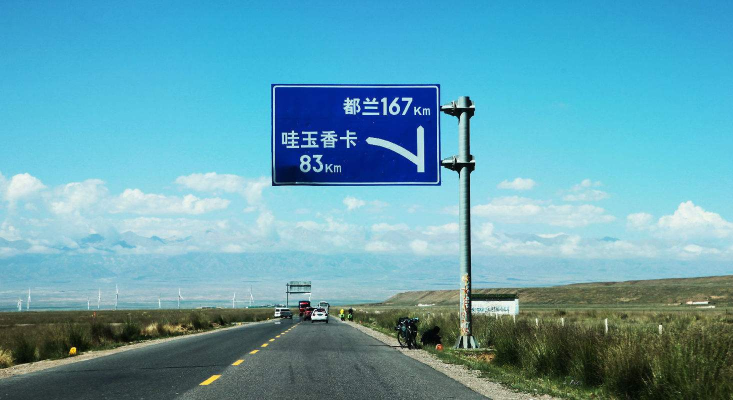
//> input picture grabcut/grabcut/timg.jpg, 1466 x 800 px (shown at 1/2 size)
$ ./grabcut   (built with g++ and OpenCV 4)
//> lines starting //> are read from the running program, lines starting //| are printed output that depends on the picture; after the words box and inside, x2 and y2 are one past the last pixel; in counts of white or black regions, pixels touching at a corner belong together
#include "opencv2/highgui/highgui.hpp"
#include "opencv2/imgproc/imgproc.hpp"

#include <iostream>

using namespace std;
using namespace cv;

string filename;
Mat image;
string winName = "show";
Rect rect;
Mat mask;
const Scalar GREEN = Scalar(0,255,0);
Mat bgdModel, fgdModel;

void setRectInMask(){
	rect.x = 510;
	rect.y = 150;
	rect.width = 400;
	rect.height = 250;
}

static void getBinMask( const Mat& comMask, Mat& binMask ){
	binMask.create( comMask.size(), CV_8UC1 );
	binMask = comMask & 1;
}

int main(int argc, char* argv[]){
	Mat binMask, res;
	//filename = argv[1];
	filename = "timg.jpg";
	image = imread( filename, 1 );
//> image is the input picture: 800 rows x 1466 cols, CV_8UC3; mean B, G, R 177.1, 161.3, 98.8
	mask.create(image.size(), CV_8UC1);
	mask.setTo(GC_BGD);
	setRectInMask();
	(mask(rect)).setTo(Scalar(GC_PR_FGD));
	rectangle(image, Point(rect.x, rect.y), Point(rect.x + rect.width, rect.y + rect.height ), GREEN, 2);
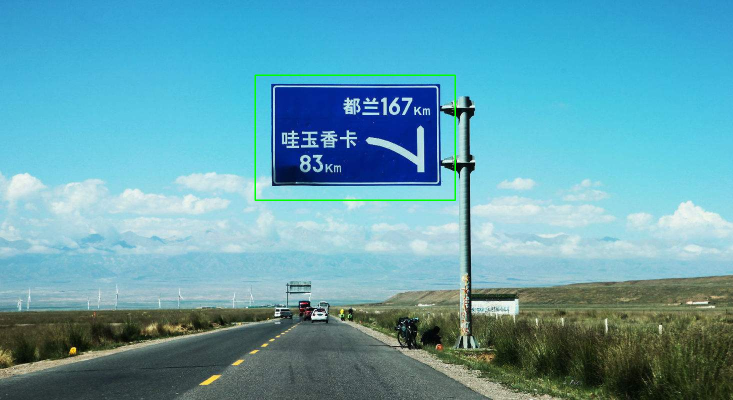
//> image: 800 rows x 1466 cols, CV_8UC3 (shown at 1/2 size); 0.33% of pixels changed, all inside (x1, y1, x2, y2) = (509, 149, 912, 402)
	imshow(winName, image);
	image = imread( filename, 1 );
	grabCut(image, mask, rect, bgdModel, fgdModel, 1, GC_INIT_WITH_RECT);
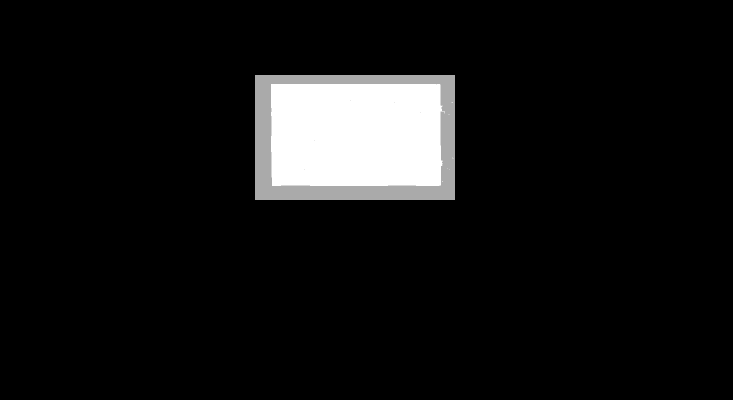
//> mask: 800 rows x 1466 cols, CV_8UC1 (shown at 1/2 size); min 0, max 3, mean 0.229; drawn with min black and max white
//> bgdModel = 65 values, max 1043.5 at index 47, min 0.0587 at index 3, mean 245.4; fgdModel = 65 values, max 1528.1 at index 51, min -12.28 at index 58, mean 239.9
	getBinMask(mask, binMask);
//> in getBinMask, `binMask = comMask & 1;`:
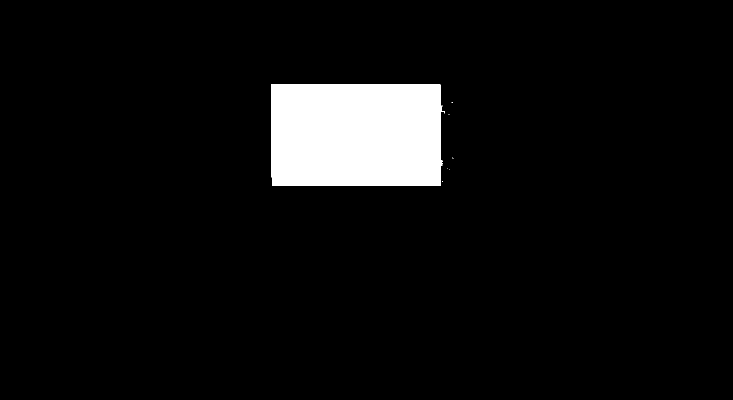
//> binMask: 800 rows x 1466 cols, CV_8UC1 (shown at 1/2 size); values 0 (black) and 1 (white), 5.9% white; 10 white regions (9 under 20 px), largest, box (x1, y1, x2, y2) and area: (542, 168, 890, 372) 69051
	image.copyTo(res, binMask);
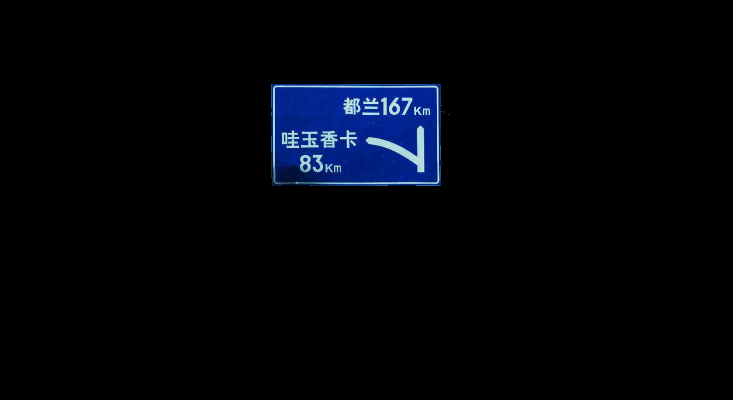
//> res: 800 rows x 1466 cols, CV_8UC3 (shown at 1/2 size); mean B, G, R 8.8, 4, 1.9
	imshow("result", res);

	waitKey(0);

	return 0;
}
